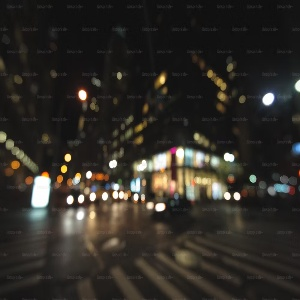
#> input picture phase4/out1.jpg, 300 x 300 px, found by its file name
$ python sharpening.py
#> lines starting #> are read from the running program, lines starting #| are printed output that depends on the picture
import cv2
import numpy as np

image = cv2.imread('phase4/out1.jpg')
#> image is the input picture: shape (300, 300, 3); mean B, G, R 39.6, 45.3, 48.9

sharpen_kernal = np.array([[-1, -1, -1], [-1, 9, -1], [-1, -1, -1]])

filter = cv2.filter2D(image, -1, sharpen_kernal)
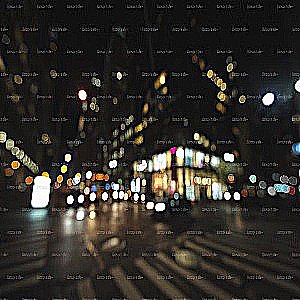
#> filter: shape (300, 300, 3); mean B, G, R 41.2, 46, 49.1

cv2.imshow('orginal Image', image)
cv2.imshow('Sharpened Image', filter)
cv2.waitKey(0)
cv2.destroyAllWindows()
